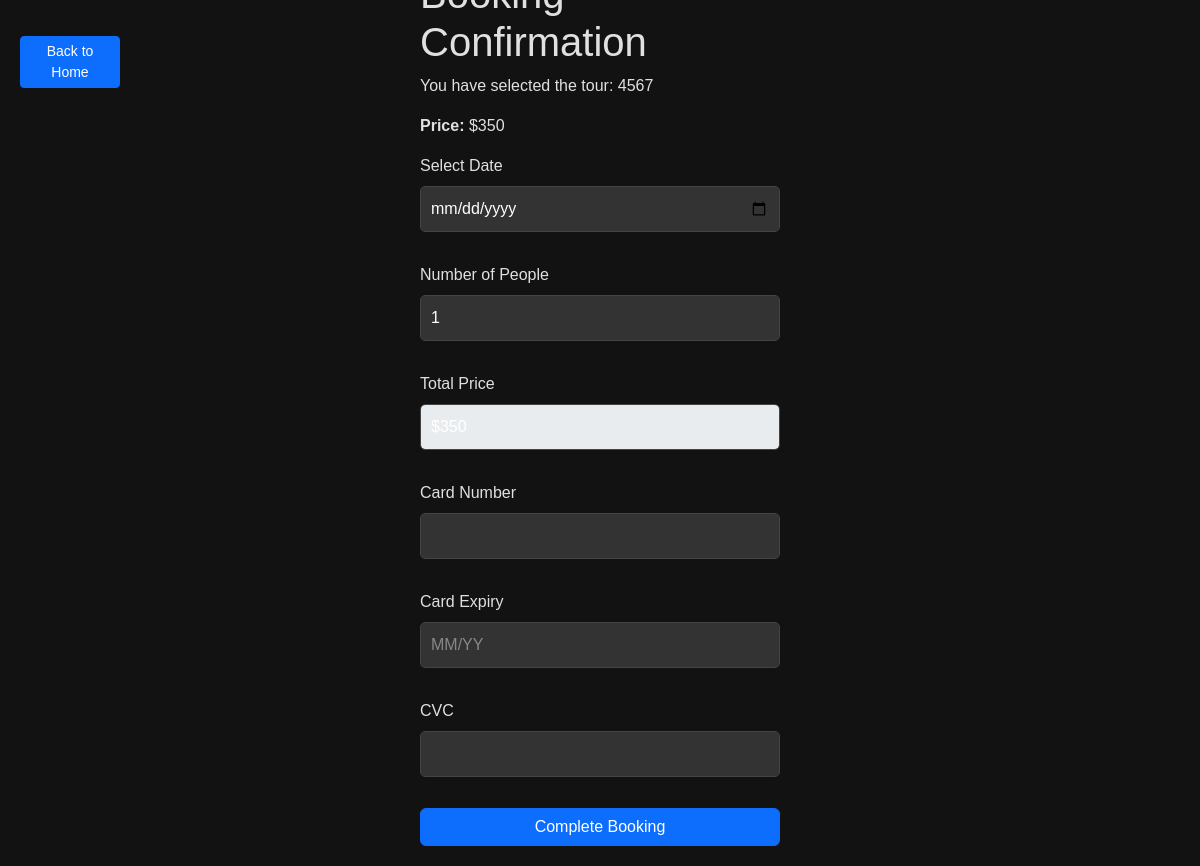
Before: /book-tour/2 with the older database file.
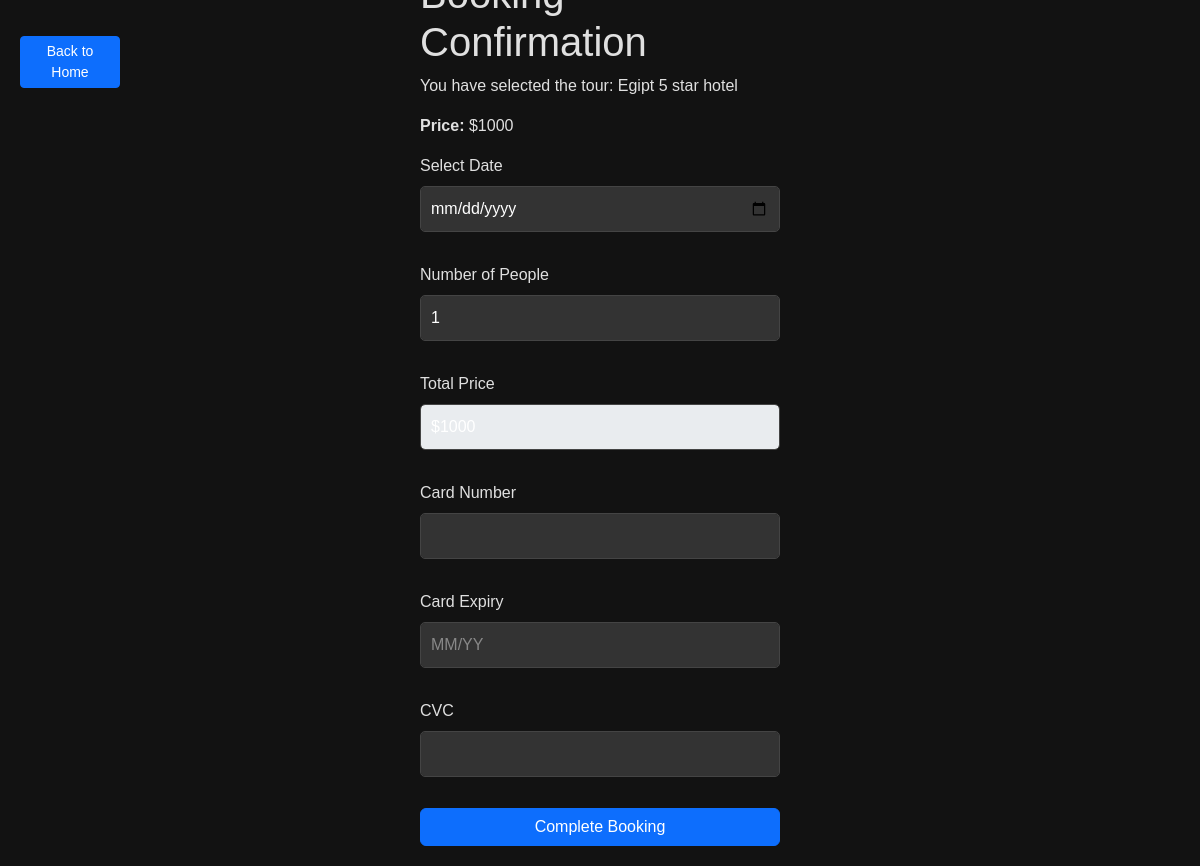
After: the same page with the newer database file.
### db.py (models this page shows)
class Tour(Base):
    __tablename__ = "tours"
    id = Column(Integer, primary_key=True, index=True)
    text = Column(String)
    price = Column(Integer)
    image = Column(String)
    bookings = relationship("Booking", back_populates="tour")

### views.py (the view)
@app.get('/book-tour/{tour_id}', response_class=HTMLResponse)
async def book_tour(request: Request, tour_id: int, db: Session = Depends(get_db)):
    tour = db.query(Tour).filter(Tour.id == tour_id).first()
    if not tour:
        return templates.TemplateResponse(
            "error.html",  # Создайте error.html, если у вас его нет
            {"request": request, "message": "Tour not found!"}
        )
    return templates.TemplateResponse(
        "bookTour.html",  # Рендерим страницу бронирования с деталями тура
        {"request": request, "tour": tour}
    )

### templates/bookTour.html (shortened to what this page needs)
{% extends 'base.html' %}
{% block content %}
<div class="wrapper">
    <div class="main-content">
        <h1>Booking Confirmation</h1>
        <p>You have selected the tour: {{ tour.text }}</p>
        <p><strong>Price:</strong> ${{ tour.price }}</p>
        <form action="/book-tour/{{ tour.id }}" method="post" id="paymentForm">
            <div class="mb-3">
                <label for="tourDate" class="form-label">Select Date</label>
                <input type="date" id="tourDate" name="tour_date" class="form-control" required>
            </div>
            <div class="mb-3">
                <label for="peopleCount" class="form-label">Number of People</label>
                <input type="number" id="peopleCount" name="people_count" class="form-control" value="1" min="1" required>
            </div>
            <div class="mb-3">
                <label for="totalPrice" class="form-label">Total Price</label>
                <input type="text" id="totalPrice" class="form-control" value="${{ tour.price }}" disabled>
            </div>
            <div class="mb-3">
                <label for="cardNumber" class="form-label">Card Number</label>
                <input type="text" id="cardNumber" name="card_number" class="form-control" required>
            </div>
            <div class="mb-3">
                <label for="cardExpiry" class="form-label">Card Expiry</label>
                <input type="text" id="cardExpiry" name="card_expiry" class="form-control" placeholder="MM/YY" required>
            </div>
            <div class="mb-3">
                <label for="cardCVC" class="form-label">CVC</label>
                <input type="text" id="cardCVC" name="card_cvc" class="form-control" required>
            </div>
            <button type="submit" class="btn btn-primary">Complete Booking</button>
        </form>
    </div>
</div>
{% endblock %}

Changed rows visible on the page:
changed Tour: text "4567" → "Egipt 5 star hotel"; price "350" → "1000"; price "$350" → "$1000"
